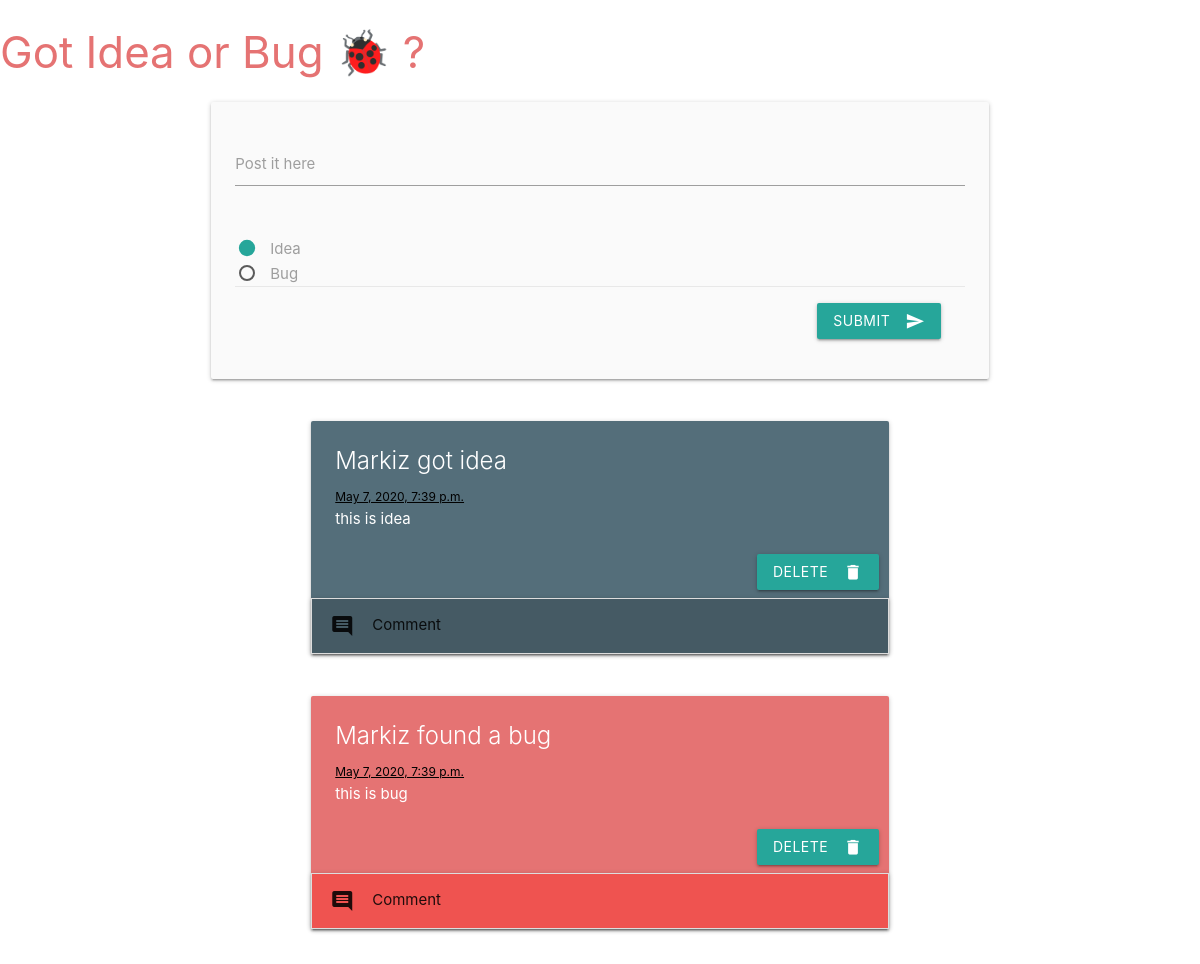
The app's page /bugs_ideas (signed in), older data.
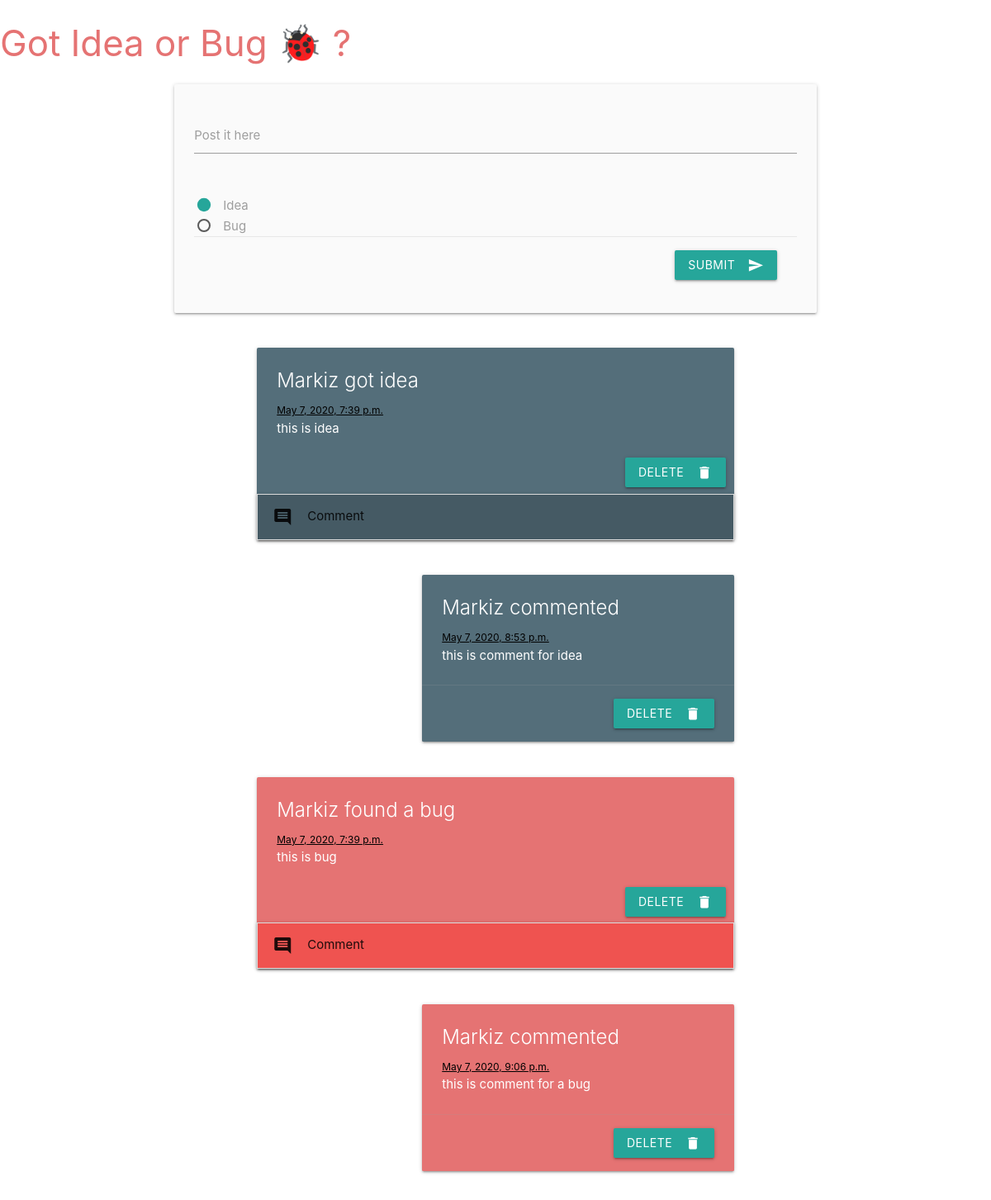
The same page, newer data.
### first_app/models.py (models this page shows)
class Idea_Bug(models.Model):
  author = models.ForeignKey(User, related_name="ideas_bugs", on_delete = models.CASCADE)
  content = models.TextField()
  idea = models.BooleanField(default=False)
  created_at = models.DateTimeField(auto_now_add=True)
  updated_at = models.DateTimeField(auto_now=True)

class User(models.Model):
  name = models.CharField(max_length=15)
  email = models.CharField(max_length=20)
  password = models.CharField(max_length=15)
  created_at = models.DateTimeField(auto_now_add=True)
  updated_at = models.DateTimeField(auto_now=True)

class Comment(models.Model):
  author = models.ForeignKey(User, related_name="comments_author", on_delete = models.CASCADE)
  post = models.ForeignKey(Idea_Bug, related_name="comments_post", on_delete = models.CASCADE)
  content = models.TextField()
  created_at = models.DateTimeField(auto_now_add=True)
  updated_at = models.DateTimeField(auto_now=True)

### first_app/views.py (the view)
# urls.py: path('bugs_ideas', views.bugs_ideas),
def bugs_ideas(request):
  if not request.session['logged']:
    return redirect('/login')
  else:
    context = {
      'all_bugs_ideas': Idea_Bug.objects.all(),
      'all_comments': Comment.objects.all()
    }
    return render(request, 'bugs_ideas.html', context)

### first_app/templates/bugs_ideas.html (shortened to what the changed rows need)
 <!DOCTYPE html>
  <html>
    <head>
      <link rel="stylesheet" href="https://cdnjs.cloudflare.com/ajax/libs/materialize/1.0.0/css/materialize.min.css">
    </head>
    <body>
      {% for idea_bug in all_bugs_ideas %}
        {% if idea_bug.idea %}
          <div class="row valign-wrapper">
            <div class="col s6 offset-s3 valign">
              <div class="card blue-grey darken-1 hoverable">
                <div class="card-content white-text">
                  <span class="card-title">{{idea_bug.author.name}} got idea</span>
                  <span style="color:black; font-size:12px"><u>{{idea_bug.created_at}}</u></span>
                  <p>{{idea_bug.content}}</p>
                </div>
                <div style='margin-right:10px;' class='right-align'>
                  <a class="btn waves-effect waves-light" href='/delete_idea_bug_processing/{{idea_bug.id}}' name="action">Delete
                    <i class="material-icons right">delete</i>
                  </a>
                </div>
                <ul class="collapsible">
                  <li>
                    <div class="collapsible-header blue-grey darken-2"><i class="material-icons">comment</i>Comment</div>
                  </li>
                </ul>
              </div>
            </div>
          </div>
          {% for comment in all_comments %}
            {% if idea_bug.id == comment.post_id %}
              <div class="row">
                <div class="col s4 offset-s5 valign">
                  <div class="card blue-grey darken-1 hoverable">
                    <div class="card-content white-text">
                      <span class="card-title">{{comment.author.name}} commented</span>
                      <span style="color:black; font-size:12px"><u>{{comment.created_at}}</u></span>
                      <p>{{comment.content}}</p>
                    </div>
                    <div class="card-action right-align">
                      <a class="btn waves-effect waves-light" href='/delete_comment_processing/{{comment.id}}' name="action">Delete
                        <i class="material-icons right">delete</i>
                      </a>
                    </div>
                  </div>
                </div>
              </div>
            {% endif %}
          {% endfor %}
        {% else %}
          <div class="row valign-wrapper">
            <div class="col s6 offset-s3 valign">
              <div class="card red lighten-2 hoverable">
                <div class="card-content white-text">
                  <span class="card-title">{{idea_bug.author.name}} found a bug</span>
                  <span style="color:black; font-size:12px"><u>{{idea_bug.created_at}}</u></span>
                  <p>{{idea_bug.content}}</p>
                </div>
                <div style='margin-right:10px;' class='right-align'>
                  <a class="btn waves-effect waves-light" href='/delete_idea_bug_processing/{{idea_bug.id}}' name="action">Delete
                    <i class="material-icons right">delete</i>
                  </a>
                </div>
                <ul class="collapsible">
                  <li>
                    <div class="collapsible-header red lighten-1"><i class="material-icons">comment</i>Comment</div>
                  </li>
                </ul>
              </div>
            </div>
          </div>
          {% for comment in all_comments %}
            {% if idea_bug.id == comment.post_id %}
              <div class="row">
                <div class="col s4 offset-s5 valign">
                  <div class="card red lighten-2 hoverable">
                    <div class="card-content white-text">
                      <span class="card-title">{{comment.author.name}} commented</span>
                      <span style="color:black; font-size:12px"><u>{{comment.created_at}}</u></span>
                      <p>{{comment.content}}</p>
                    </div>
                    <div class="card-action right-align">
                      <a class="btn waves-effect waves-light" href='/delete_comment_processing/{{comment.id}}' name="action">Delete
                        <i class="material-icons right">delete</i>
                      </a>
                    </div>
                  </div>
                </div>
              </div>
            {% endif %}
          {% endfor %}
        {% endif %}
      {% endfor %}
    </body>
  </html>

Row changes from the older to the newer data that the page shows:
added Comment: author.name "Markiz", created_at "May 7, 2020, 8:53 p.m.", content "this is comment for idea", shown under Idea_Bug "this is idea"
added Comment: author.name "Markiz", created_at "May 7, 2020, 9:06 p.m.", content "this is comment for a bug", shown under Idea_Bug "this is bug"
